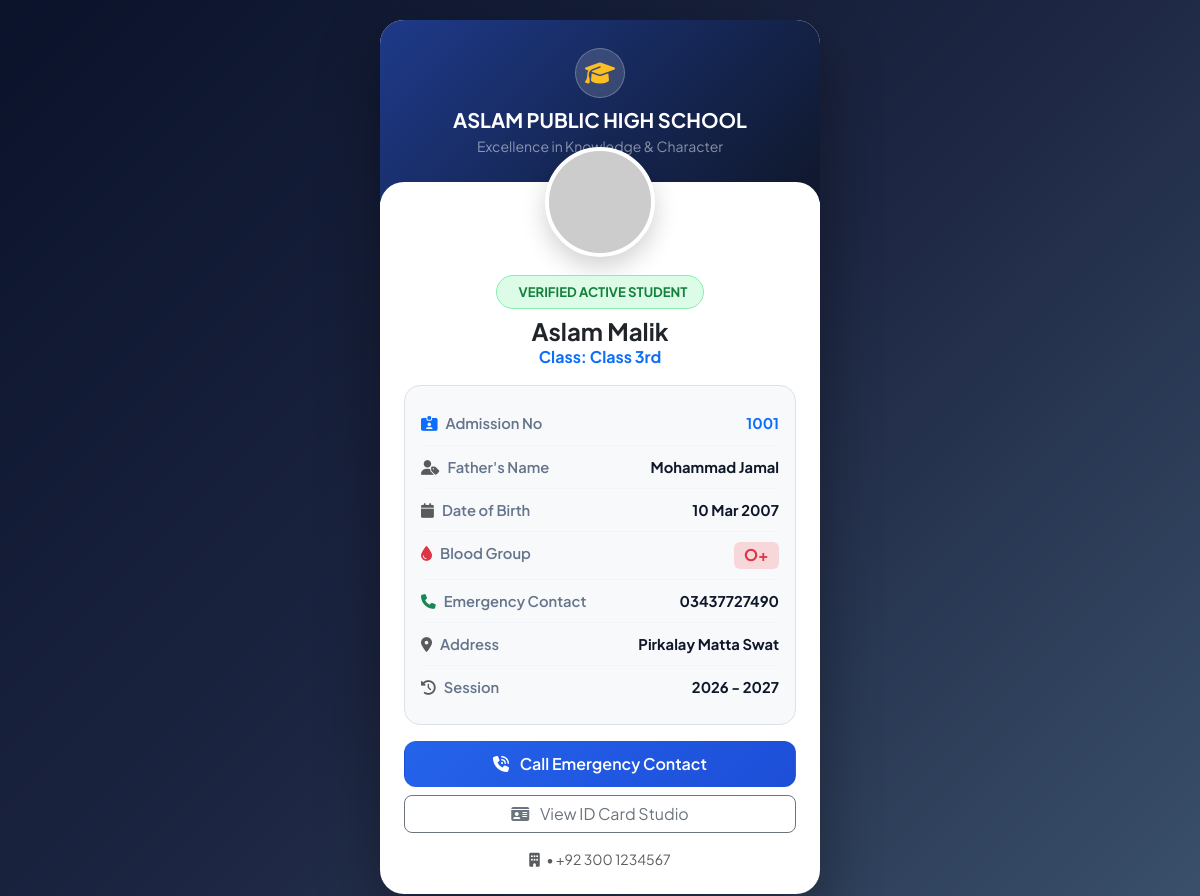
Screenshot of /school/students/verify_card.php?adm=1001 with the database file from the repository.
### tables this page shows
CREATE TABLE `id_card_settings` (
  `id` int(11) NOT NULL,
  `school_name` varchar(150) NOT NULL DEFAULT 'ASLAM PUBLIC HIGH SCHOOL',
  `tagline` varchar(200) NOT NULL DEFAULT 'Excellence in Knowledge & Character',
  `campus` varchar(100) NOT NULL DEFAULT 'Main Campus',
  `phone` varchar(50) NOT NULL DEFAULT '+92 300 1234567',
  `email` varchar(100) NOT NULL DEFAULT 'info@aslamschool.edu',
  `address` varchar(255) NOT NULL DEFAULT 'College Road, Model Town',
  `session_year` varchar(50) NOT NULL DEFAULT '2026 - 2027',
  `principal_title` varchar(50) NOT NULL DEFAULT 'Principal',
  `signature_text` varchar(100) NOT NULL DEFAULT 'Authorized Signatory',
  `theme` varchar(50) NOT NULL DEFAULT 'royal_navy',
  `logo_path` varchar(255) DEFAULT NULL,
  `updated_at` timestamp NOT NULL DEFAULT current_timestamp() ON UPDATE current_timestamp()
);

CREATE TABLE `students` (
  `id` int(11) NOT NULL,
  `admission_no` varchar(20) NOT NULL,
  `name` varchar(100) NOT NULL,
  `father_name` varchar(100) NOT NULL,
  `dob` date NOT NULL,
  `gender` varchar(10) NOT NULL,
  `blood_group` varchar(10) DEFAULT 'O+',
  `class_id` int(11) NOT NULL,
  `phone` varchar(20) NOT NULL,
  `address` text NOT NULL,
  `admission_date` date NOT NULL,
  `monthly_fee` decimal(10,2) NOT NULL DEFAULT 0.00,
  `previous_dues` decimal(10,2) NOT NULL DEFAULT 0.00,
  `photo` varchar(255) DEFAULT NULL
);

CREATE TABLE `classes` (
  `id` int(11) NOT NULL,
  `name` varchar(50) NOT NULL
);

### school/students/verify_card.php (the view, shortened to what this page needs)
<?php
require_once '../includes/db.php';
$admission_no = isset($_GET['adm']) ? trim($_GET['adm']) : '';
$student_id = isset($_GET['id']) ? (int)$_GET['id'] : 0;
$student = null;
if (!empty($admission_no)) {
    $stmt = $conn->prepare("SELECT s.*, c.name as class_name, sf.photo_path as face_photo
                            FROM students s
                            JOIN classes c ON s.class_id = c.id
                            LEFT JOIN student_faces sf ON s.id = sf.student_id
                            WHERE s.admission_no = ?");
    $stmt->bind_param("s", $admission_no);
    $stmt->execute();
    $result = $stmt->get_result();
    if ($result && $result->num_rows > 0) {
        $student = $result->fetch_assoc();
    }
}
$school_settings = [
    'school_name' => 'ASLAM PUBLIC HIGH SCHOOL',
    'tagline' => 'Excellence in Knowledge & Character',
    'campus' => 'Main Campus',
    'phone' => '+92 300 1234567',
    'email' => 'info@aslamschool.edu',
    'address' => 'College Road, Model Town',
    'session_year' => '2026 - 2027'
];
$set_res = $conn->query("SELECT * FROM id_card_settings LIMIT 1");
if ($set_res && $set_res->num_rows > 0) {
    $school_settings = array_merge($school_settings, $set_res->fetch_assoc());
}
$photo_src = "https://ui-avatars.com/api/?name=" . urlencode($student['name'] ?? 'Student') . "&background=0f172a&color=fff&size=200";
?>
<!DOCTYPE html>
<html lang="en">
<head>
    <link href="https://cdn.jsdelivr.net/npm/bootstrap@5.3.0/dist/css/bootstrap.min.css" rel="stylesheet">
    <link href="https://cdnjs.cloudflare.com/ajax/libs/font-awesome/6.4.0/css/all.min.css" rel="stylesheet">
</head>
<body>
<div class="verify-card">
    <div class="verify-header">
        <div class="school-badge-icon">
            <i class="fa-solid fa-graduation-cap"></i>
        </div>
        <h5 class="fw-bold mb-1 text-white"><?= htmlspecialchars($school_settings['school_name']) ?></h5>
        <p class="small text-white-50 mb-0"><?= htmlspecialchars($school_settings['tagline']) ?></p>
    </div>
    <?php if ($student): ?>
        <div class="student-avatar-wrap">
            <img src="<?= $photo_src ?>" alt="<?= htmlspecialchars($student['name']) ?>" class="student-avatar">
            <div class="mt-2">
                <span class="status-badge">
                    <i class="fa-solid fa-shield-check"></i> VERIFIED ACTIVE STUDENT
                </span>
            </div>
            <h4 class="fw-bold text-dark mt-2 mb-0"><?= htmlspecialchars($student['name']) ?></h4>
            <p class="text-primary fw-bold mb-0">Class: <?= htmlspecialchars($student['class_name']) ?></p>
        </div>
        <div class="p-4 pt-3">
            <div class="bg-light p-3 rounded-4 mb-3 border">
                <div class="detail-row">
                    <span class="detail-label"><i class="fa-solid fa-id-card-clip me-2 text-primary"></i>Admission No</span>
                    <span class="detail-val text-primary"><?= htmlspecialchars($student['admission_no']) ?></span>
                </div>
                <div class="detail-row">
                    <span class="detail-label"><i class="fa-solid fa-user-tag me-2 text-muted"></i>Father's Name</span>
                    <span class="detail-val"><?= htmlspecialchars($student['father_name']) ?></span>
                </div>
                <div class="detail-row">
                    <span class="detail-label"><i class="fa-solid fa-calendar me-2 text-muted"></i>Date of Birth</span>
                    <span class="detail-val"><?= !empty($student['dob']) && $student['dob'] != '0000-00-00' ? date('d M Y', strtotime($student['dob'])) : 'N/A' ?></span>
                </div>
                <div class="detail-row">
                    <span class="detail-label"><i class="fa-solid fa-droplet me-2 text-danger"></i>Blood Group</span>
                    <span class="detail-val badge bg-danger-subtle text-danger fs-6"><?= !empty($student['blood_group']) ? htmlspecialchars($student['blood_group']) : 'O+' ?></span>
                </div>
                <div class="detail-row">
                    <span class="detail-label"><i class="fa-solid fa-phone me-2 text-success"></i>Emergency Contact</span>
                    <span class="detail-val"><?= htmlspecialchars($student['phone']) ?></span>
                </div>
                <div class="detail-row">
                    <span class="detail-label"><i class="fa-solid fa-location-dot me-2 text-muted"></i>Address</span>
                    <span class="detail-val" style="max-width: 200px;"><?= htmlspecialchars($student['address']) ?></span>
                </div>
                <div class="detail-row">
                    <span class="detail-label"><i class="fa-solid fa-clock-rotate-left me-2 text-muted"></i>Session</span>
                    <span class="detail-val"><?= htmlspecialchars($school_settings['session_year']) ?></span>
                </div>
            </div>
            <div class="d-grid gap-2">
                <?php if (!empty($student['phone'])): ?>
                    <a href="tel:<?= preg_replace('/[^0-9+]/', '', $student['phone']) ?>" class="btn btn-call">
                        <i class="fa-solid fa-phone-volume me-2"></i> Call Emergency Contact
                    </a>
                <?php endif; ?>
                <a href="/school/students/id_card.php?id=<?= $student['id'] ?>" class="btn btn-outline-secondary rounded-3">
                    <i class="fa-solid fa-id-card me-2"></i> View ID Card Studio
                </a>
            </div>
            <div class="text-center mt-3 text-muted small">
                <i class="fa-solid fa-building me-1"></i> <?= htmlspecialchars($school_settings['campus']) ?> • <?= htmlspecialchars($school_settings['phone']) ?>
            </div>
        </div>
    <?php endif; ?>
</div>
</body>
</html>

### school/students/verify_card.php (style rules this page uses)
body { font-family: 'Plus Jakarta Sans', sans-serif; background: linear-gradient(135deg, #0b132b 0%, #1c2541 50%, #3a506b 100%); min-height: 100vh; display: flex; align-items: center; justify-content: center; padding: 20px; }
.verify-card { background: #ffffff; border-radius: 24px; box-shadow: 0 25px 60px rgba(0, 0, 0, 0.35); max-width: 440px; width: 100%; overflow: hidden; position: relative; }
.verify-header { background: linear-gradient(135deg, #1e3a8a 0%, #0f172a 100%); color: #ffffff; padding: 28px 24px 45px; text-align: center; position: relative; }
.verify-header::after { content: ''; position: absolute; bottom: -20px; left: 0; right: 0; height: 40px; background: #ffffff; border-radius: 24px 24px 0 0; }
.school-badge-icon { width: 50px; height: 50px; background: rgba(255, 255, 255, 0.15); backdrop-filter: blur(10px); border: 1px solid rgba(255, 255, 255, 0.25); border-radius: 50%; display: inline-flex; align-items: center; justify-content: center; font-size: 24px; color: #fbbf24; margin-bottom: 10px; }
.student-avatar-wrap { position: relative; z-index: 5; margin-top: -55px; text-align: center; }
.student-avatar { width: 110px; height: 110px; border-radius: 50%; object-fit: cover; border: 4px solid #ffffff; box-shadow: 0 10px 25px rgba(0, 0, 0, 0.18); background: #e2e8f0; }
.status-badge { display: inline-flex; align-items: center; gap: 6px; background: #dcfce7; color: #15803d; font-weight: 700; font-size: 0.82rem; padding: 6px 16px; border-radius: 20px; border: 1px solid #86efac; margin-top: 10px; }
.detail-row { display: flex; justify-content: space-between; padding: 10px 0; border-bottom: 1px solid #f1f5f9; font-size: 0.92rem; }
.detail-row:last-child { border-bottom: none; }
.detail-label { color: #64748b; font-weight: 600; }
.detail-val { color: #0f172a; font-weight: 700; text-align: right; }
.btn-call { background: linear-gradient(135deg, #2563eb, #1d4ed8); color: #fff; border-radius: 12px; font-weight: 600; padding: 10px; transition: all 0.2s; }

### rows the page displays
id_card_settings: school_name "ASLAM PUBLIC HIGH SCHOOL", tagline "Excellence in Knowledge & Character", session_year "2026 - 2027", phone "+92 300 1234567"
students: name "Aslam Malik", class.name "Class 3rd", admission_no "1001", father_name "Mohammad Jamal", dob "10 Mar 2007", blood_group "O+", phone "03437727490", address "Pirkalay Matta Swat"
